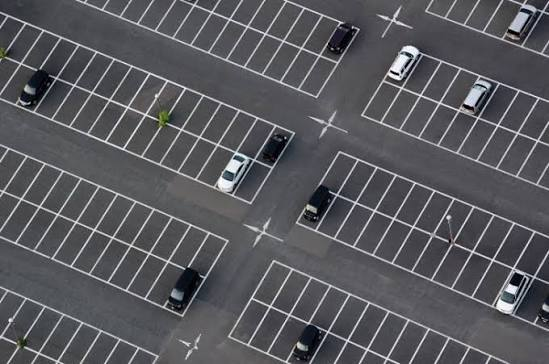
#> input picture Lab4/assets/images.jpg, 549 x 364 px
$ python canny.py   (older library calls are emulated)
#> lines starting #> are read from the running program, lines starting #| are printed output that depends on the picture
# ==========================================================
# Canny Edge Detection using Python OpenCV + Matplotlib
# ==========================================================

import cv2
import os
import numpy as np
import matplotlib.pyplot as plt

# ==========================================================
# Step 1: Accept an image filename
# ==========================================================

filename = input("Enter the image filename (e.g. image.jpg): ")
#> the answer given: assets/images.jpg

# ==========================================================
# Step 2: Read the image
# ==========================================================

image = cv2.imread(filename)
#> image is the input picture: shape (364, 549, 3); mean B, G, R 93.2, 88.5, 88.4

# Check if image exists
if image is None:
    print("Error: Unable to open the image.")
    print("Please check the filename and try again.")
    exit()

# ==========================================================
# Step 3: Convert the image to grayscale
# ==========================================================

gray = cv2.cvtColor(image, cv2.COLOR_BGR2GRAY)

# ==========================================================
# Step 4: Apply Gaussian smoothing
# ==========================================================

blurred = cv2.GaussianBlur(
    gray,
    (5, 5),
    0
)

# ==========================================================
# Step 5: Calculate Sobel Gradients
# ==========================================================

# Sobel X - detects intensity changes in the horizontal direction
sobel_x = cv2.Sobel(
    blurred,
    cv2.CV_64F,
    1,
    0,
    ksize=3
)

# Sobel Y - detects intensity changes in the vertical direction
sobel_y = cv2.Sobel(
    blurred,
    cv2.CV_64F,
    0,
    1,
    ksize=3
)
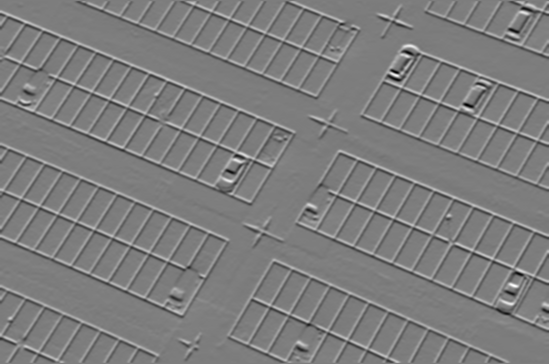
#> sobel_y: shape (364, 549) float64; min -506, max 521, mean 0; drawn with min black and max white

# Convert Sobel results to displayable images
sobel_x_display = cv2.convertScaleAbs(sobel_x)
sobel_y_display = cv2.convertScaleAbs(sobel_y)

# ==========================================================
# Step 6: Calculate Gradient Magnitude
# ==========================================================

magnitude = np.sqrt(
    sobel_x ** 2 + sobel_y ** 2
)

# Create a normalized version for display
magnitude_display = cv2.normalize(
    magnitude,
    None,
    0,
    255,
    cv2.NORM_MINMAX
)

magnitude_display = magnitude_display.astype(np.uint8)

# ==========================================================
# Step 7: Calculate Gradient Direction
# ==========================================================

angle = np.arctan2(sobel_y, sobel_x)
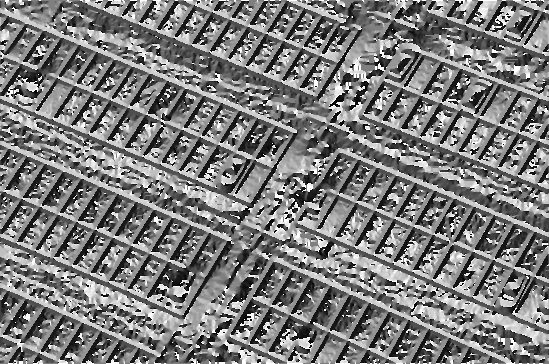
#> angle: shape (364, 549) float64; min -3.14, max 3.14, mean -0.0807; drawn with min black and max white

# Convert radians to degrees
angle = angle * 180 / np.pi

# Convert negative angles to the range 0-180
angle[angle < 0] += 180
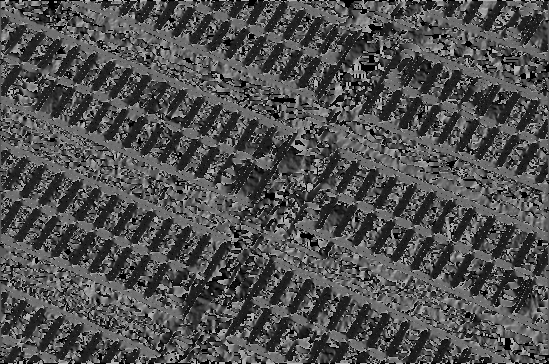
#> angle: shape (364, 549) float64; min 0, max 180, mean 80.4

# ==========================================================
# Step 8: Non-Maximum Suppression
# ==========================================================

# Create an empty image for the NMS result
nms = np.zeros_like(magnitude)

rows, cols = magnitude.shape

# Ignore the border pixels
for i in range(1, rows - 1):
    for j in range(1, cols - 1):

        # Get the gradient direction
        direction = angle[i, j]

        # Current pixel gradient magnitude
        current = magnitude[i, j]

        # --------------------------------------------------
        # Determine neighbouring pixels based on direction
        # --------------------------------------------------

        # Direction: 0 degrees
        if (0 <= direction < 22.5) or (157.5 <= direction <= 180):

            neighbour1 = magnitude[i, j + 1]
            neighbour2 = magnitude[i, j - 1]

        # Direction: 45 degrees
        elif 22.5 <= direction < 67.5:

            neighbour1 = magnitude[i - 1, j + 1]
            neighbour2 = magnitude[i + 1, j - 1]

        # Direction: 90 degrees
        elif 67.5 <= direction < 112.5:

            neighbour1 = magnitude[i - 1, j]
            neighbour2 = magnitude[i + 1, j]

        # Direction: 135 degrees
        else:

            neighbour1 = magnitude[i - 1, j - 1]
            neighbour2 = magnitude[i + 1, j + 1]

        # --------------------------------------------------
        # Keep the pixel only if it is the local maximum
        # --------------------------------------------------

        if current >= neighbour1 and current >= neighbour2:
            nms[i, j] = current
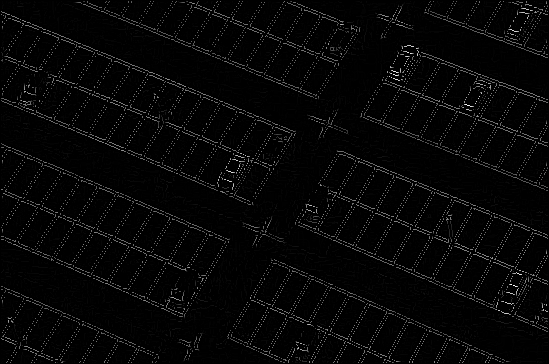
#> nms: shape (364, 549) float64; min 0, max 549, mean 14.3; drawn with min black and max white

# ==========================================================
# Step 9: Normalize NMS result for display
# ==========================================================

nms_display = cv2.normalize(
    nms,
    None,
    0,
    255,
    cv2.NORM_MINMAX
)

nms_display = nms_display.astype(np.uint8)

# ==========================================================
# Step 10: Allow user to enter lower threshold
# ==========================================================

lower_threshold = int(
    input("Enter the LOWER threshold (e.g. 50): ")
)
#> the answer given: 100

# ==========================================================
# Step 11: Allow user to enter upper threshold
# ==========================================================

upper_threshold = int(
    input("Enter the UPPER threshold (e.g. 150): ")
)
#> the answer given: 100

# ==========================================================
# Validate thresholds
# ==========================================================

if lower_threshold >= upper_threshold:

    print(
        "\nWarning: Lower threshold should be smaller "
        "than the upper threshold."
    )

    print("Using default values: 50 and 150.\n")

    lower_threshold = 50
    upper_threshold = 150

# ==========================================================
# Step 12: Apply Double Thresholding
# ==========================================================

# Create an empty image
double_threshold = np.zeros_like(
    nms,
    dtype=np.uint8
)

# ----------------------------------------------------------
# Strong edges
# G > upper threshold
# ----------------------------------------------------------

strong_edges = nms > upper_threshold
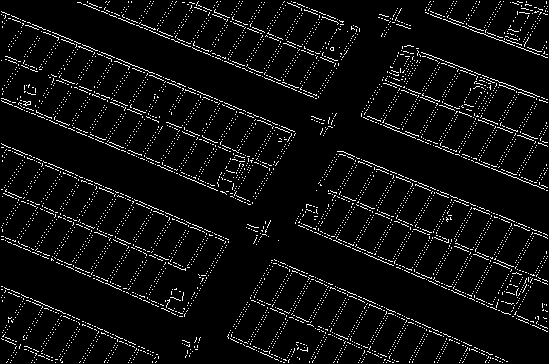
#> strong_edges: shape (364, 549) bool; 5.3% white in thin lines or dots

# Assign strong edges a value of 255
double_threshold[strong_edges] = 255

# ----------------------------------------------------------
# Weak edges
# lower threshold <= G <= upper threshold
# ----------------------------------------------------------

weak_edges = (
    (nms >= lower_threshold) &
    (nms <= upper_threshold)
)
#> weak_edges: shape (364, 549) bool; 0.4% white in thin lines or dots

# Assign weak edges a value of 75
double_threshold[weak_edges] = 75

# ==========================================================
# Step 13: Edge Tracking by Hysteresis
# ==========================================================

# Create the final edge image
edges = np.zeros_like(
    double_threshold,
    dtype=np.uint8
)

# ----------------------------------------------------------
# Keep all strong edges
# ----------------------------------------------------------

edges[strong_edges] = 255

# ----------------------------------------------------------
# Check weak edges
# ----------------------------------------------------------

for i in range(1, rows - 1):
    for j in range(1, cols - 1):

        # Check if current pixel is a weak edge
        if double_threshold[i, j] == 75:

            # Get the 8 neighbouring pixels
            neighbours = double_threshold[
                i - 1:i + 2,
                j - 1:j + 2
            ]

            # If any neighbour is a strong edge,
            # keep the weak edge
            if np.any(neighbours == 255):
                edges[i, j] = 255
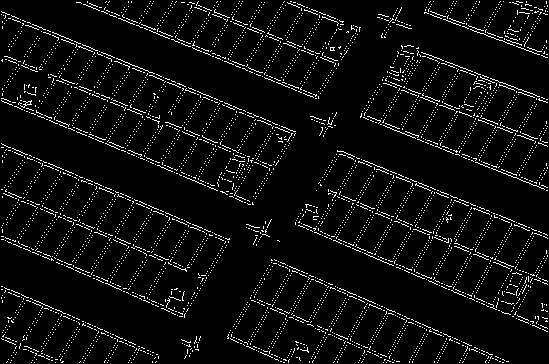
#> edges: shape (364, 549); 5.5% white in thin lines or dots

# ==========================================================
# Step 14: Display ALL processing stages using Matplotlib
# ==========================================================

plt.figure(figsize=(15, 10))

# ----------------------------------------------------------
# 1. Original Image
# ----------------------------------------------------------

plt.subplot(3, 3, 1)

plt.imshow(
    cv2.cvtColor(image, cv2.COLOR_BGR2RGB)
)

plt.title("1. Original Image")
plt.axis("off")

# ----------------------------------------------------------
# 2. Grayscale Image
# ----------------------------------------------------------

plt.subplot(3, 3, 2)

plt.imshow(
    gray,
    cmap="gray"
)

plt.title("2. Grayscale Image")
plt.axis("off")

# ----------------------------------------------------------
# 3. Gaussian Blurred Image
# ----------------------------------------------------------

plt.subplot(3, 3, 3)

plt.imshow(
    blurred,
    cmap="gray"
)

plt.title("3. Gaussian Blurred Image")
plt.axis("off")

# ----------------------------------------------------------
# 4. Sobel X
# ----------------------------------------------------------

plt.subplot(3, 3, 4)

plt.imshow(
    sobel_x_display,
    cmap="gray"
)

plt.title("4. Sobel X Gradient")
plt.axis("off")

# ----------------------------------------------------------
# 5. Sobel Y
# ----------------------------------------------------------

plt.subplot(3, 3, 5)

plt.imshow(
    sobel_y_display,
    cmap="gray"
)

plt.title("5. Sobel Y Gradient")
plt.axis("off")

# ----------------------------------------------------------
# 6. Gradient Magnitude
# ----------------------------------------------------------

plt.subplot(3, 3, 6)

plt.imshow(
    magnitude_display,
    cmap="gray"
)

plt.title("6. Gradient Magnitude")
plt.axis("off")

# ----------------------------------------------------------
# 7. Non-Maximum Suppression
# ----------------------------------------------------------

plt.subplot(3, 3, 7)

plt.imshow(
    nms_display,
    cmap="gray"
)

plt.title("7. Non-Maximum Suppression")
plt.axis("off")

# ----------------------------------------------------------
# 8. Double Thresholding
# ----------------------------------------------------------

plt.subplot(3, 3, 8)

plt.imshow(
    double_threshold,
    cmap="gray"
)

plt.title("8. Double Thresholding")
plt.axis("off")

# ----------------------------------------------------------
# 9. Edge Tracking by Hysteresis
# ----------------------------------------------------------

plt.subplot(3, 3, 9)

plt.imshow(
    edges,
    cmap="gray"
)

plt.title("9. Edge Tracking by Hysteresis")
plt.axis("off")

# Adjust spacing between plots
plt.tight_layout()

# Display the complete figure
plt.show()
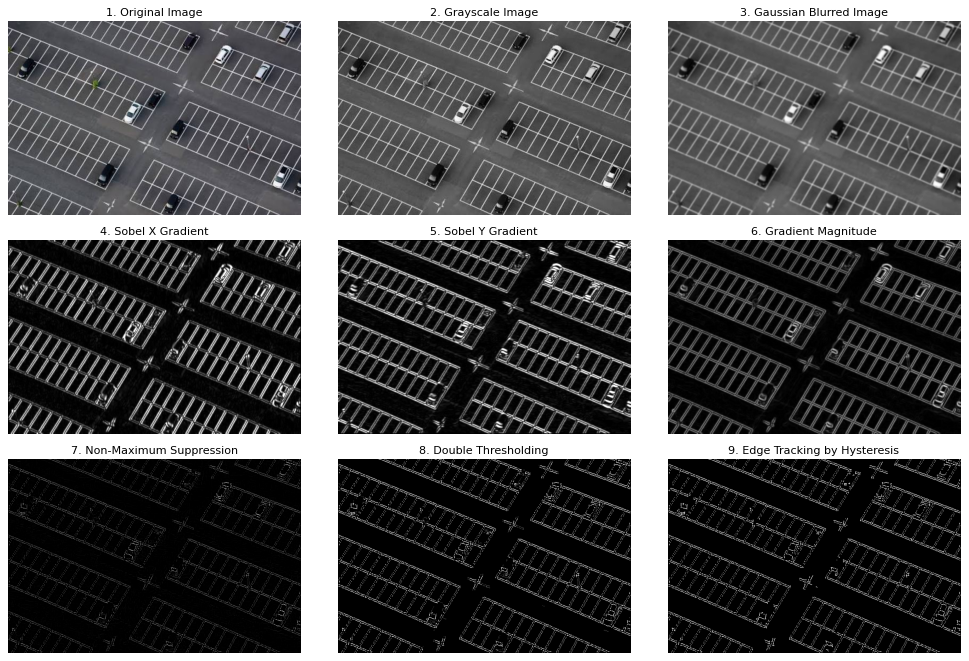
#> figure drawn by matplotlib, 9 panels

# ==========================================================
# Step 15: Save the final edge image
# ==========================================================

base_name = os.path.splitext(
    os.path.basename(filename)
)[0]

output_filename = base_name + "_hysteresis_edges.jpg"

cv2.imwrite(
    output_filename,
    edges
)

# ==========================================================
# Display information
# ==========================================================

print("\nProcessing completed successfully.")

print("Lower Threshold :", lower_threshold)

print("Upper Threshold :", upper_threshold)

print(
    "Output image saved as:",
    output_filename
)

$ run again, on Lab4/assets/773580854_3782500298570617_550986753566862158_n.jpg
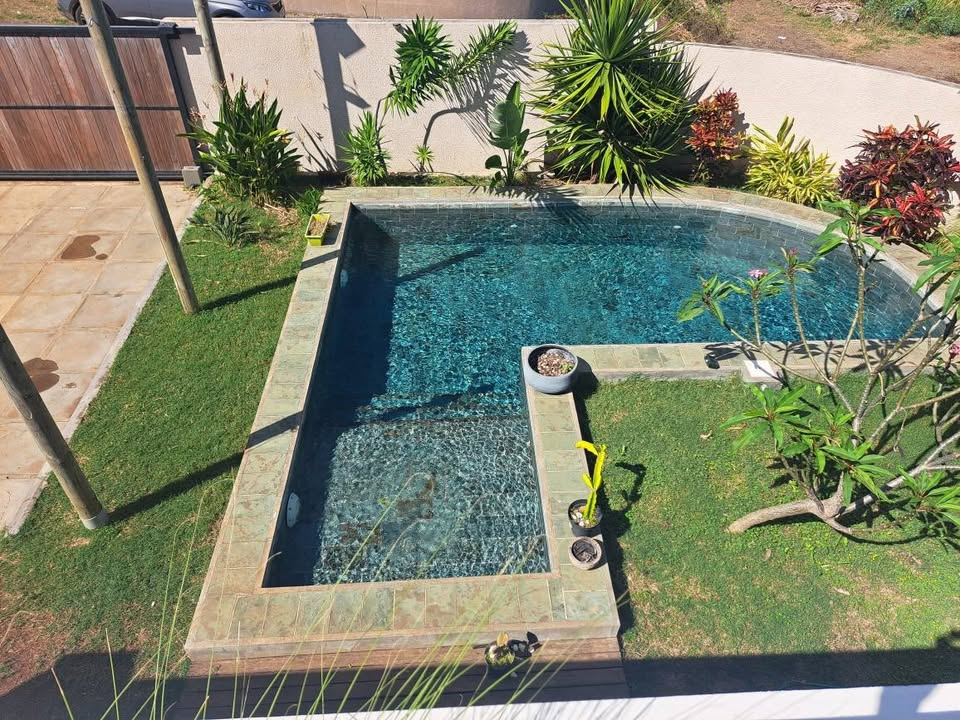
#> input picture Lab4/assets/773580854_3782500298570617_550986753566862158_n.jpg, 960 x 720 px
#> image is the input picture: shape (720, 960, 3); mean B, G, R 108.1, 130.8, 124.8
#> `strong_edges = nms > upper_threshold`:
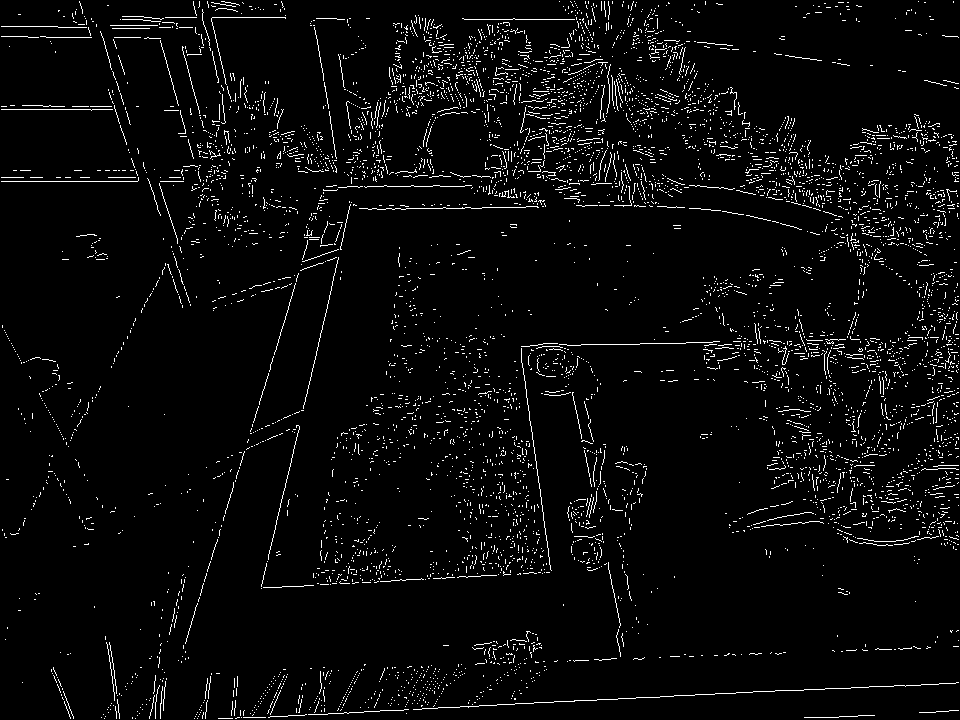
#> strong_edges: shape (720, 960) bool; 3.9% white in thin lines or dots
#> weak_edges: shape (720, 960) bool; 8.8% white in thin lines or dots
#> after the loop `for i in range(1, rows - 1):`:
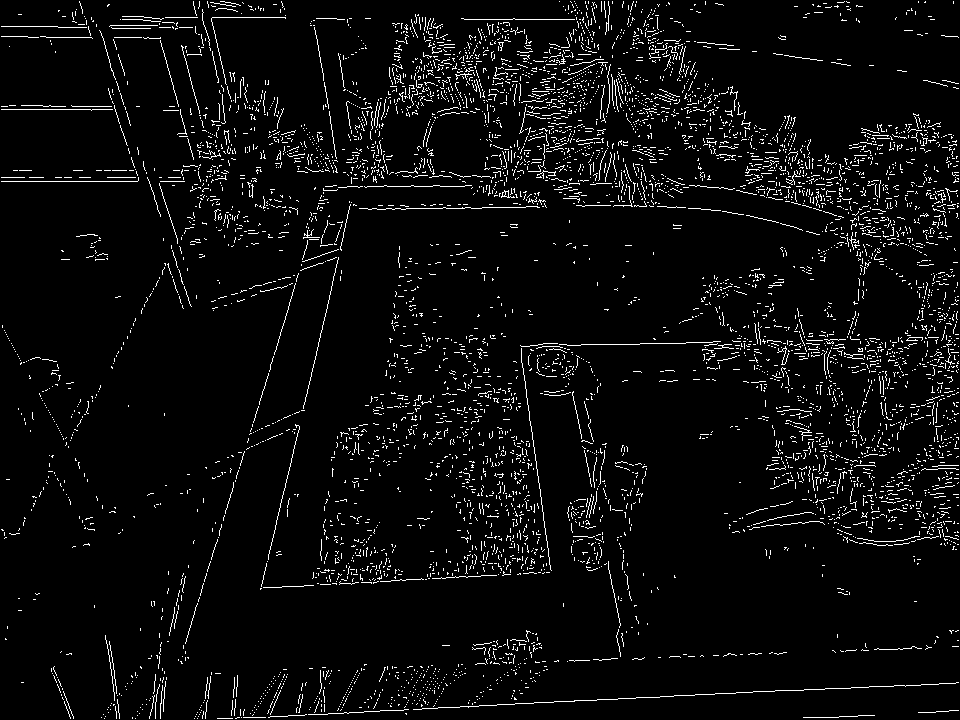
#> edges: shape (720, 960); 4.6% white in thin lines or dots
